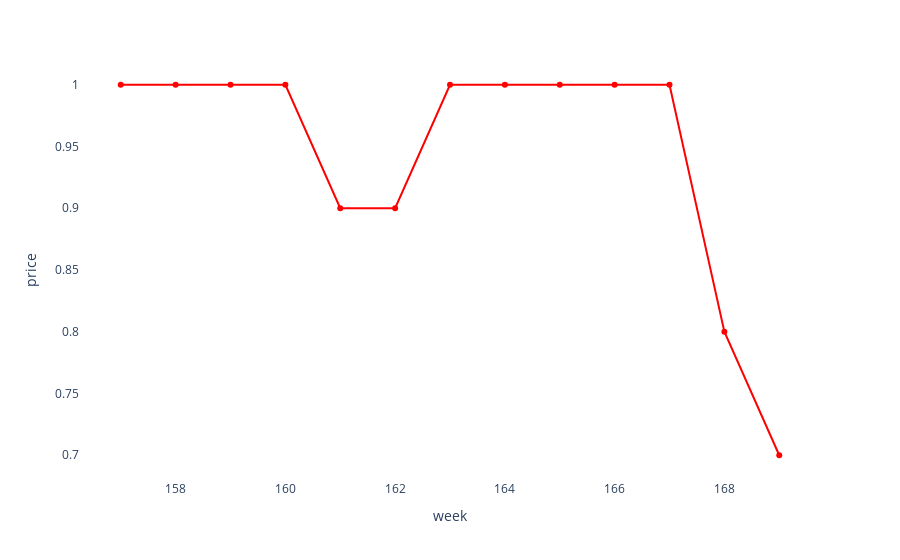

Source (notebook cell):
### Code cell
fig = px.line(df3, x=df3.index, y='price', markers=True)
fig.update_layout(plot_bgcolor= "white", xaxis_title= "week")
fig.update_traces(line_color= "red")
fig.show()

### Figure 1 — Plotly figure (JSON) as saved in the notebook; plotly's stock layout.template omitted (floating-point values rounded to 4 significant figures)
{"data": [{"hovertemplate": "index=%{x}<br>price=%{y}<extra></extra>", "legendgroup": "", "line": {"color": "red", "dash": "solid"}, "marker": {"symbol": "circle"}, "mode": "lines+markers", "name": "", "orientation": "h", "showlegend": false, "type": "scatter", "x": [157, 158, 159, 160, 161, 162, 163, 164, 165, 166, 167, 168, 169], "xaxis": "x", "y": [1, 1, 1, 1, 0.9, 0.9, 1, 1, 1, 1, 1, 0.8, 0.7], "yaxis": "y"}], "layout": {"legend": {"tracegroupgap": 0}, "margin": {"t": 60}, "plot_bgcolor": "white", "xaxis": {"anchor": "y", "domain": [0, 1], "title": {"text": "week"}}, "yaxis": {"anchor": "x", "domain": [0, 1], "title": {"text": "price"}}}}
